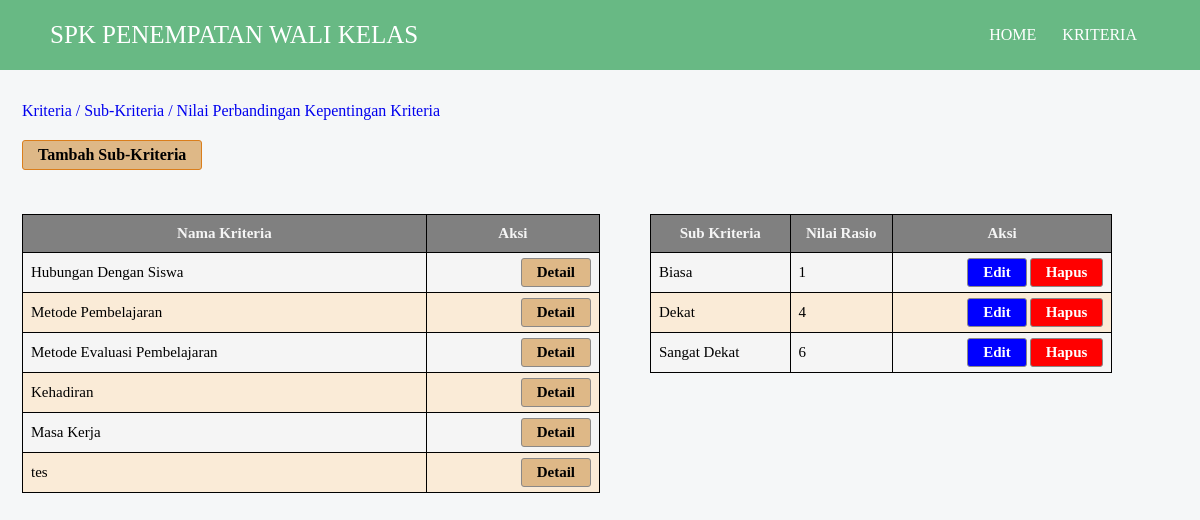
Screenshot of /admin/kelola-subkriteria1.php?id_kriteria=2 with the database file from the repository.
### tables this page shows
CREATE TABLE `kriteria` (
  `id_kriteria` int(11) NOT NULL,
  `nama_kriteria` text DEFAULT NULL,
  `keterangan` text NOT NULL,
  `type` text NOT NULL,
  `bobot_prioritas` float NOT NULL
);

CREATE TABLE `detail_kriteria` (
  `id_dkriteria` int(11) NOT NULL,
  `id_kriteria` int(11) NOT NULL,
  `sub_kriteria` text NOT NULL,
  `nilai_rasio` int(11) NOT NULL
);

### admin/kelola-subkriteria1.php (the view, shortened to what this page needs)
<!DOCTYPE html>
<html lang="en">
<head>
    <link rel="stylesheet" href="../style/style.css">
</head>
<body>
<?php
include('../header.php');
?>
    <?php
    include('../fungsi.php');
    $data_kriteria = $mysqli->query("SELECT * FROM kriteria");
    $id_kriteria = $_GET['id_kriteria'];
    $user1 = $mysqli->query("SELECT detail_kriteria.id_dkriteria,detail_kriteria.id_kriteria, detail_kriteria.sub_kriteria, detail_kriteria.nilai_rasio, kriteria.keterangan, kriteria.id_kriteria FROM detail_kriteria, kriteria WHERE kriteria.id_kriteria=detail_kriteria.id_kriteria AND detail_kriteria.id_kriteria=$id_kriteria ");
    ?>
    <div class="isi">
        <a href="../admin/kelola-kriteria.php">Kriteria</a>
        <a href="../admin/kelola-subkriteria.php">/ Sub-Kriteria</a>
        <a href="../admin/perbandingan-bobot-kriteria.php">/ Nilai Perbandingan Kepentingan Kriteria</a>
        <br><span class="action_btn">
            <a href="../admin/form-tambah-subkriteria.php">Tambah Sub-Kriteria</a>
        </span>
    </div>
    <div class="isi">
        <table class="perbandingan" style="float: left; margin-right: 50px; margin-top:10px;">
            <thead>
                <tr>
                    <th>Nama Kriteria</th>
                    <th>Aksi</th>
                </tr>
            </thead>
            <tbody>
                <?php foreach ($data_kriteria as $kriteria) { ?>
                    <tr>
                        <td><?= $kriteria['keterangan']; ?></td>
                        <td>
                            <span class="action_btn1">
                                <a href="../admin/kelola-subkriteria1.php?id_kriteria=<?= $kriteria['id_kriteria']; ?>" style="background-color: #deb887; color: black;">Detail</a>
                            </span>
                        </td>
                    </tr>
                <?php } ?>
            </tbody>
        </table>
        <table class="table2">
            <thead>
                <tr>
                    <th> Sub Kriteria</th>
                    <th> Nilai Rasio</th>
                    <th> Aksi</th>
                </tr>
            </thead>
            <tbody>
                <?php
                foreach ($user1 as $kriteria) { ?>
                    <tr>
                        <td><?= $kriteria['sub_kriteria']; ?></td>
                        <td><?= $kriteria['nilai_rasio']; ?></td>
                        <td>
                            <span class="action_btn1">
                                <a href="../admin/form-edit-subK.php?id_dkriteria=<?= $kriteria['id_dkriteria']; ?>">Edit</a>
                                <a href="../admin/hapus-subkriteria.php?id_dkriteria=<?= $kriteria['id_dkriteria']; ?>"
                                onclick="return confirm('Anda yakin akan menghapus data sub-kriteria <?php echo $kriteria['sub_kriteria']; ?> ?')">Hapus</a>
                            </span>
                        </td>
                    </tr>
                <?php } ?>
            </tbody>
        </table>
    </div>
</body>
</html>

### style/style.css (style rules this page uses)
* { margin: 0; padding: 0; font-family: "futura md bt"; text-decoration: none; list-style: none; box-sizing: border-box; }
body { background: #F5F7F8; }
.isi { width: 100%; border: 2px solid transparent; padding: 0 20px; margin-top: 30px; }
.isi a { text-transform: capitalize; transition: 0.2s; }
.perbandingan { width: 50%; font-size: 15px; color: black; white-space: nowrap; border-collapse: collapse; }
.table2 { width: 40%; font-size: 15px; color: black; white-space: nowrap; border-collapse: collapse; margin-top: 10px; }
table { width: 100%; font-size: 15px; color: black; white-space: nowrap; border-collapse: collapse; }
table>thead { background-color: gray; color: #f5f5f5; }
table>thead th { padding: 10px 0; margin: 0 20px; }
table th, table td { border: 1px solid black; padding: 5px 8px; }
table>tbody>tr>td { width: 60px; height: 40px; }
table>tbody>tr { background-color: #f5f5f5; transition: 0.3s ease-in-out; }
table>tbody>tr:nth-child(even) { background-color: #faebd7; }
.action_btn { display: flex; gap: 3px; margin-top: 20px; }
.action_btn>a { text-decoration: none; color: black; border: 1px solid #da7e1c; display: inline-block; padding: 5px 15px; font-weight: bold; border-radius: 3px; transition: 0.5s ease-in-out; }
.action_btn>a:nth-child(1) { background: #deb887; }
.action_btn1 { display: flex; gap: 3px; justify-content: end; }
.action_btn1>a { text-decoration: none; color: white; border: 1px solid rgb(138, 136, 135); display: inline-block; padding: 5px 15px; font-weight: bold; border-radius: 3px; transition: 0.5s ease-in-out; }
.action_btn1>a:nth-child(1) { background: #0000ff; }
.action_btn1>a:nth-child(2) { background: #ff0000; }

### rows the page displays
kriteria: keterangan "Hubungan Dengan Siswa"
kriteria: keterangan "Metode Pembelajaran"
kriteria: keterangan "Metode Evaluasi Pembelajaran"
kriteria: keterangan "Kehadiran"
kriteria: keterangan "Masa Kerja"
kriteria: keterangan "tes"
detail_kriteria: sub_kriteria "Biasa", nilai_rasio "1"
detail_kriteria: sub_kriteria "Dekat", nilai_rasio "4"
detail_kriteria: sub_kriteria "Sangat Dekat", nilai_rasio "6"
